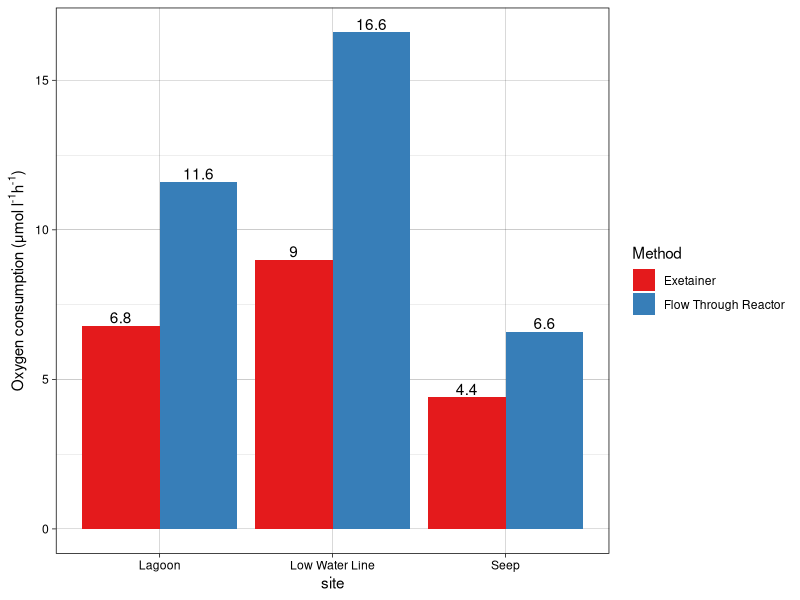
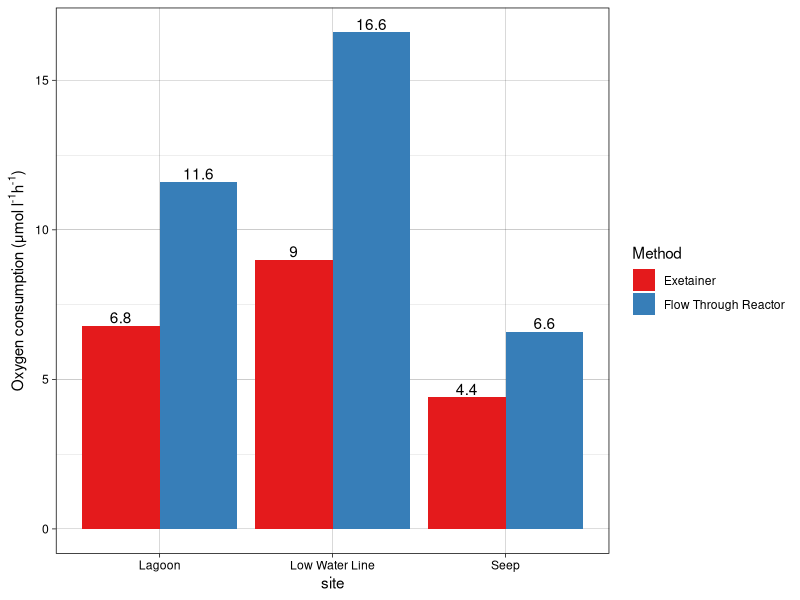

The R script that drew these images, in order:
library(ggplot2)
library(dplyr)

#from https://stackoverflow.com/questions/12018499/how-to-put-labels-over-geom-bar-for-each-bar-in-r-with-ggplot2

setwd("/home/kai/Desktop/grad_school/marmic/lab_rotations/rotation_3/Spiekeroog_biogeo/week5/March_methods_comparison")

march_data <- read.csv(file = "march_comparsion.csv",header = TRUE)

march_plot <- ggplot(march_data, aes(site, O2_rate_µM_h, fill = Method)) + 
              geom_bar(stat="identity", position = "dodge") + 
              theme_linedraw() +
              scale_fill_brewer(palette = "Set1") +
              ylab(expression(paste("Oxygen consumption (μmol l"^"-1" * "h"^"-1"* ")" ))) +
              geom_text(aes(label = O2_rate_µM_h),
              position = position_dodge(width = 0.9), vjust=-0.2) 

march_plot

ggsave(filename = "/home/kai/Desktop/grad_school/marmic/lab_rotations/rotation_3/Spiekeroog_biogeo/week5/March_methods_comparison/march_methods_comparison.jpeg", 
       plot =  march_plot, width = 6, height = 4)
